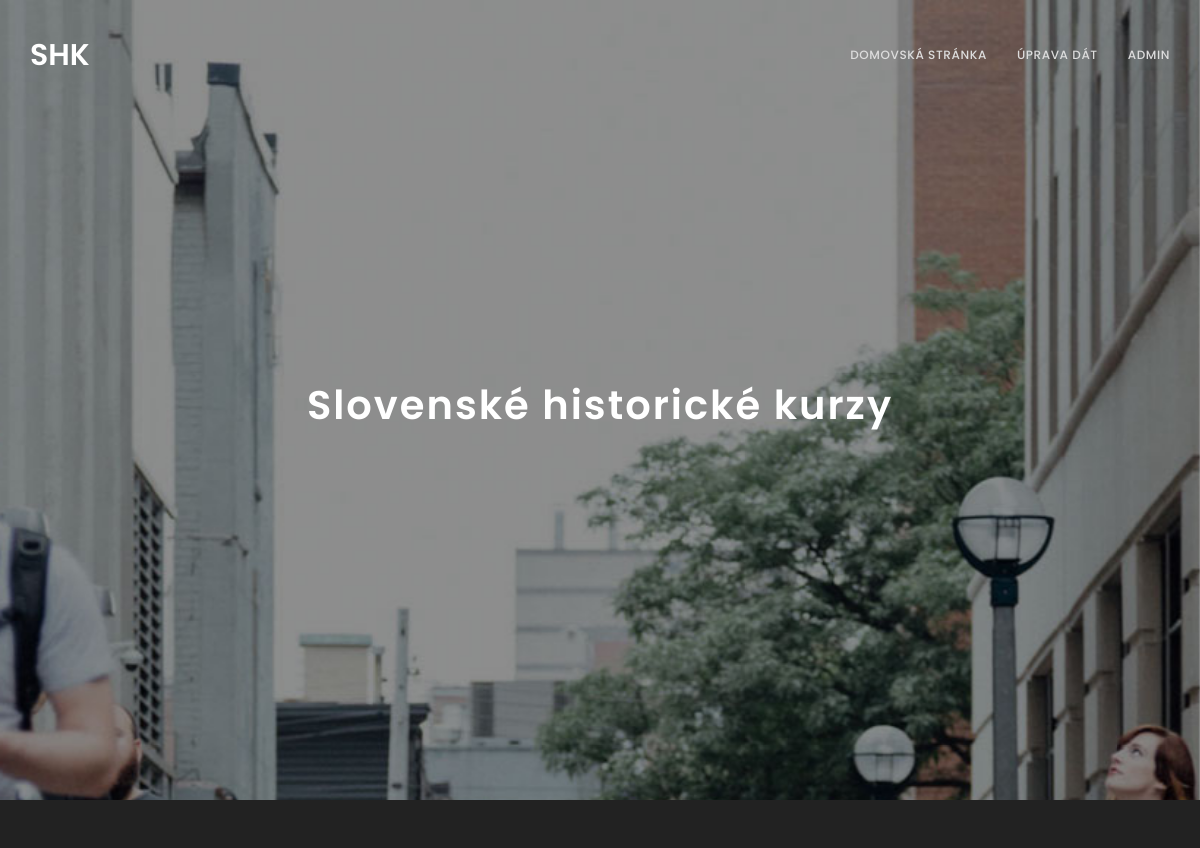
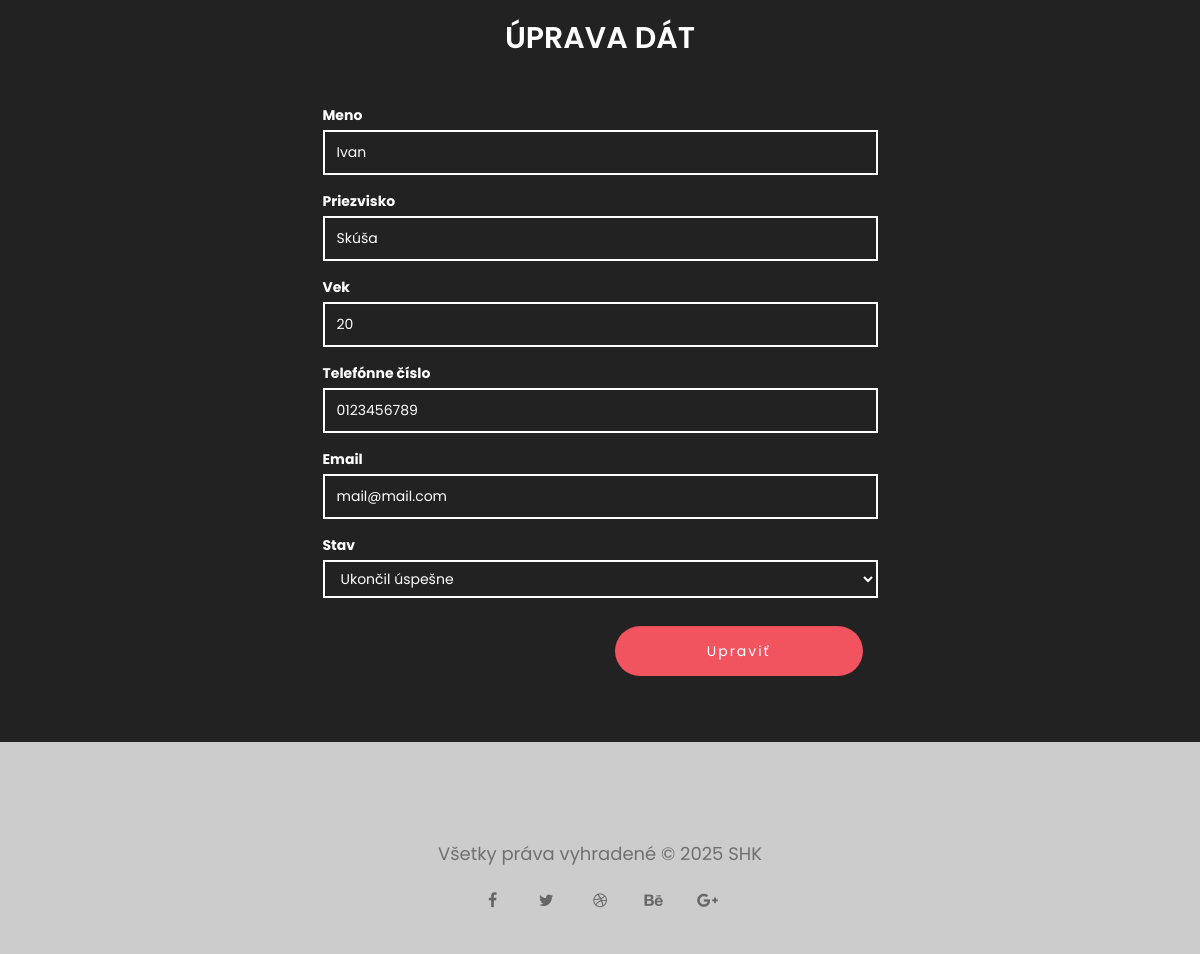
/admin_uprava.php?id=1 (signed in), run on the app's committed database (2 pictures, top to bottom).
### tables this page shows
CREATE TABLE `formdata` (
  `id_formdata` int(11) NOT NULL,
  `meno` varchar(20) NOT NULL,
  `priezvisko` varchar(25) NOT NULL,
  `vek` int(3) NOT NULL,
  `telcislo` varchar(12) NOT NULL,
  `email` varchar(50) NOT NULL,
  `stav_id` int(11) DEFAULT NULL
);

### inc/triedy/databaza.php (called while the page is built, shortened)
<?php
    class Databaza {
        private $host = "localhost", $nazov_db = "databaza_SHK_skuska", $uzivatel = "root", $heslo = "", $charset = "utf8", $pdo;
        public function __construct() {
            $pripojenie = "mysql:host={$this->host};dbname={$this->nazov_db};charset={$this->charset}";
            try {
                $this->pdo = new PDO($pripojenie, $this->uzivatel, $this->heslo);
                $this->pdo->setAttribute(PDO::ATTR_ERRMODE, PDO::ERRMODE_EXCEPTION);
            }
            catch (PDOException $e) {
                die ("Nastala chyba pri pokuse o pripojenie k databáze: " . $e->getMessage());
            }
        }
        public function getSpojenie() {
            return $this->pdo;
        }
    }
?>

### inc/triedy/formdata.php (called while the page is built, shortened)
<?php
    class FormData {
        private $databaza;
        public function __construct(Databaza $databaza) {
            $this->databaza = $databaza->getSpojenie();
        }
        public function getStavy() {
            $dotaz = $this->databaza->prepare("SELECT * FROM formdata_stav");
            $dotaz->execute();
            return $dotaz->fetchAll(PDO::FETCH_ASSOC);
        }
        public function zobrazitUdaj($id) {
            $dotaz = $this->databaza->prepare("SELECT * FROM formdata WHERE id_formdata = :id");
            $dotaz->bindParam(":id", $id, PDO::PARAM_INT);
            $dotaz->execute();
            return $dotaz->fetch(PDO::FETCH_ASSOC);
        }
    }
?>

### partials/admin_uprava_form.php (the view, shortened to what this page needs)
<section id="admin-upravovanie" class="parallax-section formulare">
	<div class="container">
		<div class="wow fadeInUp" data-wow-delay="0.6s">
			<h2 class="admin-nadpis">Úprava dát</h2>
		</div>
		<div class="row">
			<div class="col-md-3 col-sm-3"></div>
			<div class="wow fadeInUp col-md-6 col-sm-6" data-wow-delay="1s">
				<form action="" method="POST" id="upravovanie">
					<label for="firstname">Meno</label>
					<input name="nove-meno" type="text" class="form-control" id="firstname" placeholder="Meno" value="<?php echo $staredata["meno"] ?>" required>
					<label for="lastname">Priezvisko</label>
					<input name="nove-priezvisko" type="text" class="form-control" id="lastname" placeholder="Priezvisko" value="<?php echo $staredata["priezvisko"] ?>" required>
					<label for="age">Vek</label>
					<input name="novy-vek" type="number" class="form-control" id="age" placeholder="Vek" value="<?php echo $staredata["vek"] ?>" required>
					<label for="phone">Telefónne číslo</label>
					<input name="nove-telcislo" type="telephone" class="form-control" id="phone" placeholder="Telefónne číslo" value="<?php echo $staredata["telcislo"] ?>" required>
					<label for="email">Email</label>
					<input name="novy-email" type="email" class="form-control" id="email" placeholder="Email" value="<?php echo $staredata["email"] ?>" required>
					<label for="stav">Stav</label>
					<select name="novy-stav" class="form-control" id="stav" required>
						<?php
							foreach ($stavy as $stav) {
								$selected = ($staredata['stav_id'] == $stav['id_stav']) ? "selected" : "";
								echo '<option value="'.$stav['id_stav'].'" '.$selected.'>'.$stav['stav'].'</option>';
							}
						?>
					</select>
					<div class="col-md-offset-6 col-md-6 col-sm-offset-1 col-sm-10">
						<input name="admin-uprava" type="submit" class="form-control" id="admin-uprava" value="Upraviť">
					</div>
				</form>
			</div>
			<div class="col-md-3 col-sm-3"></div>
		</div>
	</div>
</section>

### css/style.css (style rules this page uses)
body { background: #cccccc; font-family: 'Poppins', sans-serif; font-style: normal; font-weight: 400; }
h1,h2,h3,h4,h5,h6 { font-weight: 600; }
h2 { font-size: 30px; text-transform: uppercase; }
.parallax-section { background-attachment: fixed !important; background-size: cover !important; }
#admin-prihlasenie, #admin-upravovanie { padding-top: 50px; padding-bottom: 50px; background-color: #222; color: #ffffff; }
#admin-prihlasenie .admin-nadpis, #admin-upravovanie .admin-nadpis { text-align: center; margin-bottom: 50px; }
.formulare .form-control { background: transparent; border: 2px solid #ffffff; border-radius: 0px; color: #ffffff; margin-bottom: 16px; }
.formulare input { height: 45px; }
.formulare input[type="submit"] { background: #f2545f; border-radius: 100px; border: none; color: #ffffff; letter-spacing: 2px; height: 50px; margin-top: 12px; transition: all 0.4s ease-in-out; }
select.form-control { background-color: #222; color: #ffffff; border: 1px solid #444; border-radius: 10px; height: auto; line-height: 1.5; }
select.form-control option { background-color: #222; color: #ffffff; }

### data on the page
formdata: nove-meno "Ivan", nove-priezvisko "Skúša", novy-vek "20", nove-telcislo "0123456789", novy-email "mail@mail.com"

### other printed values
$nazov_odkazu "DOMOVSKÁ STRÁNKA"
$nazov_odkazu "ÚPRAVA DÁT"
$nazov_odkazu "ADMIN"
form field novy-stav "Ukončil úspešne"
